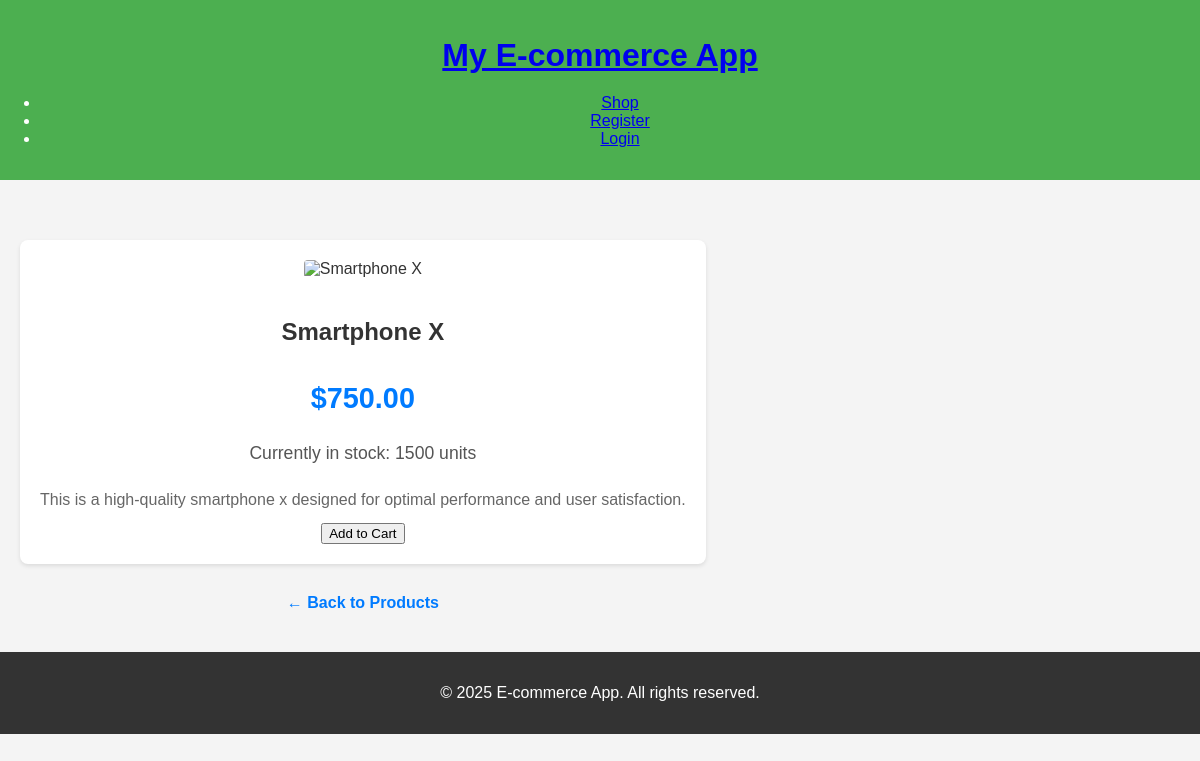
The app's page /product/2, older data.
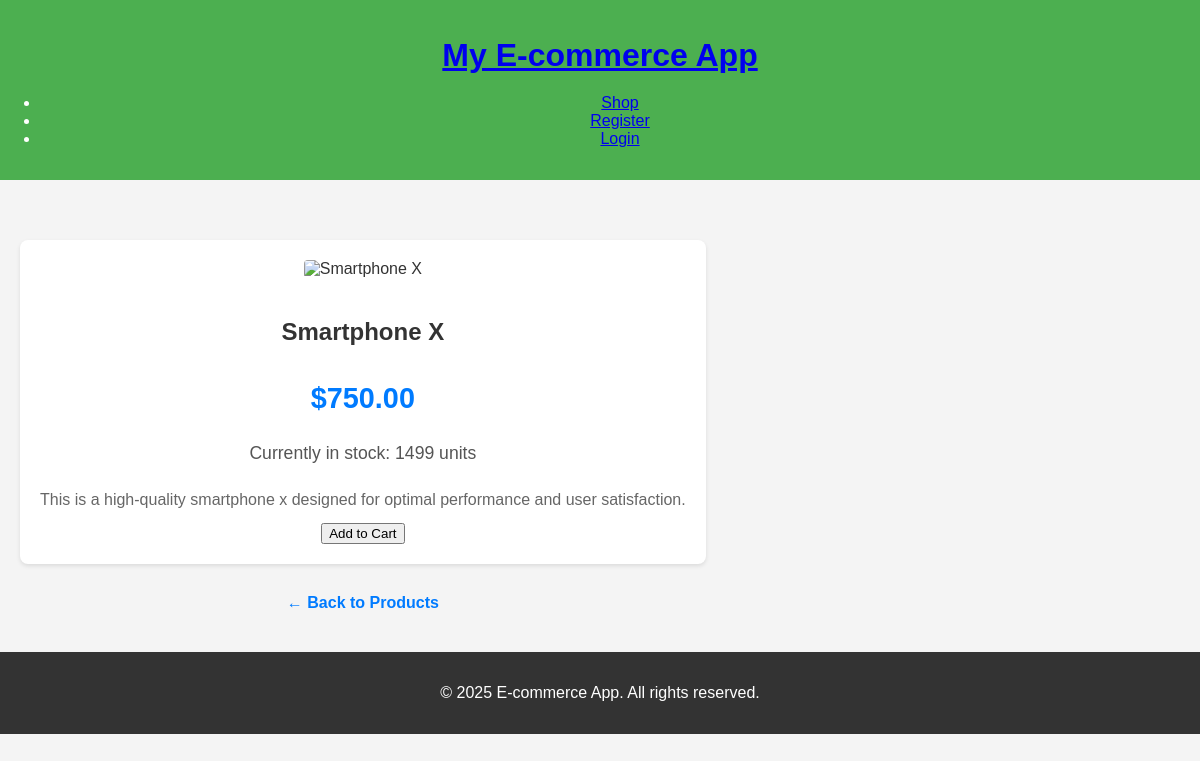
The same page, newer data.
### app.py (models this page shows, shortened)
class Product(db.Model):
    id = db.Column(db.Integer, primary_key=True)
    name = db.Column(db.String(100), nullable=False)
    price = db.Column(db.Float, nullable=False)
    stock = db.Column(db.Integer, nullable=False, default=0)
    imageUrl = db.Column(db.String(200), nullable=False)

### app.py (the view)
@app.route('/product/<int:product_id>')
def product_detail(product_id):
    product = Product.query.get_or_404(product_id)
    return render_template('product_detail.html', product=product, current_user=current_user)

### templates/Product_detail.html (shortened to what this page needs)
<!DOCTYPE html>
<html lang="en">
<head>
    <link rel="stylesheet" href="{{ url_for('static', filename='style.css') }}">
</head>
<body>
    <header>
        <h1><a href="/">My E-commerce App</a></h1>
        <nav>
            <ul>
                <li><a href="{{ url_for('index') }}">Shop</a></li>
                {% if current_user.is_authenticated %}
                    <li><a href="{{ url_for('orders') }}">My Orders</a></li>
                    <li>Welcome, {{ current_user.username }}!</li>
                    <li><a href="{{ url_for('logout') }}">Logout</a></li>
                {% else %}
                    <li><a href="{{ url_for('register') }}">Register</a></li>
                    <li><a href="{{ url_for('login') }}">Login</a></li>
                {% endif %}
            </ul>
        </nav>
    </header>
    <main>
        <div class="container">
            <div class="product-detail-container">
                <img src="{{ product.imageUrl }}" alt="{{ product.name }}" class="product-detail-image">
                <div class="product-detail-info">
                    <h2>{{ product.name }}</h2>
                    <p class="price">${{ "%.2f"|format(product.price) }}</p>
                    <p class="stock">Currently in stock: {{ product.stock }} units</p>
                    <p>This is a high-quality {{ product.name | lower }} designed for optimal performance and user satisfaction.</p>
                    {% if product.stock > 0 %}
                        <button class="add-to-cart-btn"
                            data-id="{{ product.id }}"
                            data-name="{{ product.name }}"
                            data-price="{{ product.price }}"
                            data-stock="{{ product.stock }}">Add to Cart</button>
                    {% else %}
                        <p style="color: red;">Out of Stock</p>
                    {% endif %}
                </div>
            </div>
            <a href="{{ url_for('index') }}" class="back-link">&larr; Back to Products</a>
        </div>
    </main>
    <footer>
        <p>&copy; 2025 E-commerce App. All rights reserved.</p>
    </footer>
</body>
</html>

### static/style.css (style rules this page uses)
body { font-family: Arial, sans-serif; margin: 0; padding: 0; background-color: #f4f4f4; color: #333; }
header { background-color: #4CAF50; color: white; padding: 1rem 0; text-align: center; }
main { display: flex; justify-content: space-between; padding: 20px; max-width: 1200px; margin: 20px auto; gap: 20px; }
h1, h2 { color: #333; text-align: center; margin-bottom: 20px; }
footer { background-color: #333; color: white; text-align: center; padding: 1rem 0; position: relative; bottom: 0; width: 100%; }

### templates/Product_detail.html (style rules this page uses)
.product-detail-container { display: flex; flex-direction: column; align-items: center; padding: 20px; max-width: 800px; margin: 20px auto; background-color: #fff; border-radius: 8px; box-shadow: 0 2px 4px rgba(0,0,0,0.1); }
.product-detail-image { max-width: 100%; height: auto; border-radius: 4px; margin-bottom: 20px; }
.product-detail-info { text-align: center; }
.product-detail-info h2 { color: #333; margin-bottom: 10px; }
.product-detail-info p { color: #666; line-height: 1.6; margin-bottom: 10px; }
.product-detail-info .price { font-size: 1.8em; color: #007bff; font-weight: bold; margin-bottom: 15px; }
.product-detail-info .stock { font-size: 1.1em; color: #555; margin-bottom: 20px; }
.back-link { display: block; margin-top: 30px; text-align: center; color: #007bff; text-decoration: none; font-weight: bold; }

Row changes from the older to the newer data that the page shows:
changed Product "Smartphone X": stock "1500" → "1499"
